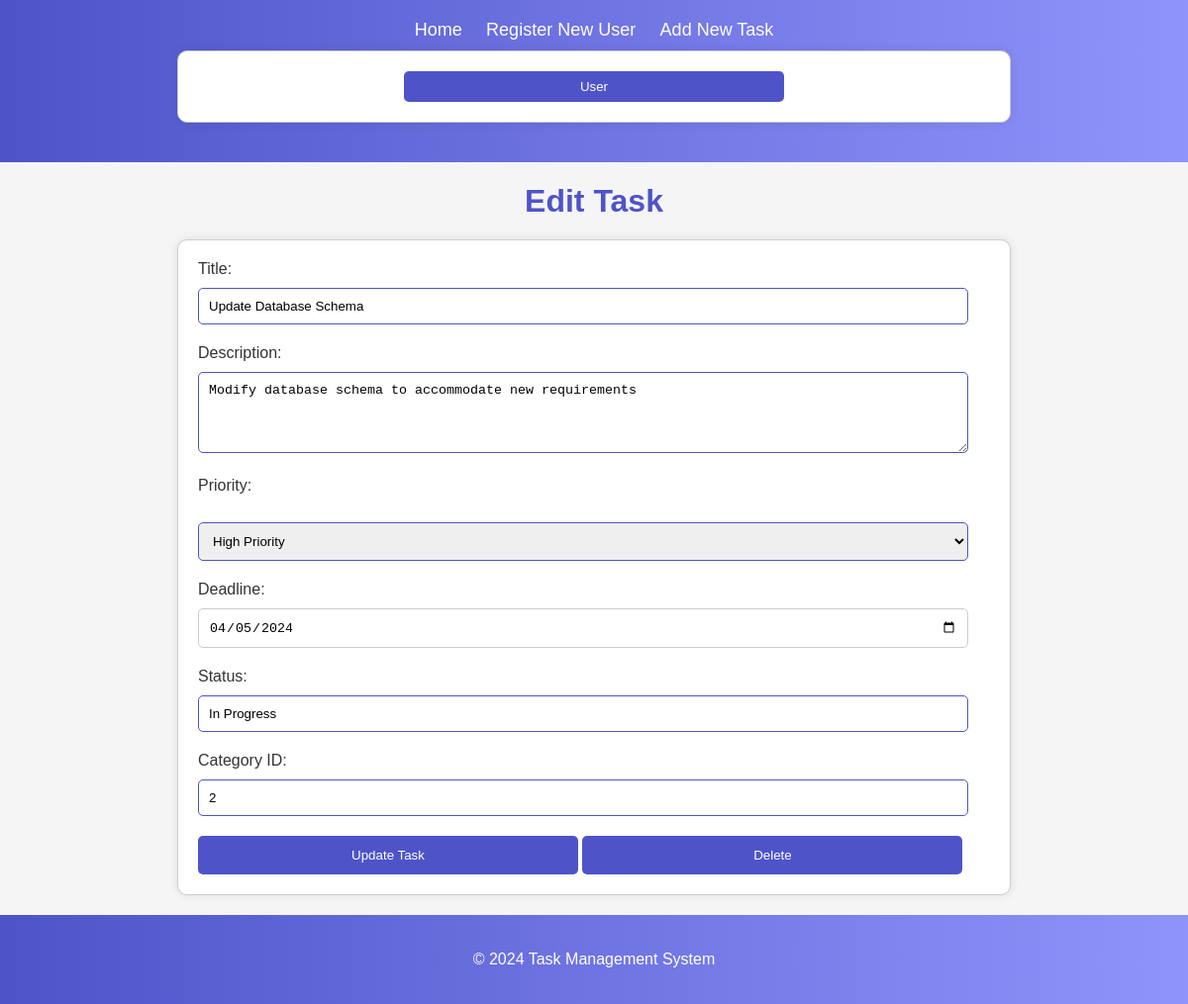
The page /edit_task.php?id=1 on the database its author committed.
### tables this page shows
CREATE TABLE Task (
    task_id INT AUTO_INCREMENT PRIMARY KEY,
    title VARCHAR(100) NOT NULL,
    description TEXT,
    priority VARCHAR(20),
    deadline DATE,
    status VARCHAR(20),
    category_id INT,
    user_id INT,
    FOREIGN KEY (category_id) REFERENCES Categories(category_id),
    FOREIGN KEY (user_id) REFERENCES User(user_id)
);

### edit_task.php (the view, shortened to what this page needs)
<!DOCTYPE html>
<html lang="en">
<head>
    <link rel="stylesheet" href="edit_task.css">
    <link rel="stylesheet" href="nav_footer.css">
</head>
<body>
<?php
require('connect.php');
require('nav.php');
if ($_SERVER['REQUEST_METHOD'] === 'POST' && isset($_POST['command'])) {
    if ($_POST['command'] === 'Update Task' && isset($_POST['task_id'])) {
        try {
            $title = filter_input(INPUT_POST, 'title', FILTER_SANITIZE_STRING);
            $description = $_POST['description'];
            $priority = filter_input(INPUT_POST, 'priority', FILTER_SANITIZE_STRING);
            $deadline = filter_input(INPUT_POST, 'deadline', FILTER_SANITIZE_STRING);
            $status = filter_input(INPUT_POST, 'status', FILTER_SANITIZE_STRING);
            $category_id = filter_input(INPUT_POST, 'category_id', FILTER_SANITIZE_NUMBER_INT);
            $task_id = filter_input(INPUT_POST, 'task_id', FILTER_SANITIZE_NUMBER_INT);
            $query = "UPDATE task SET title = :title, description = :description, priority = :priority,
                      deadline = :deadline, status = :status, category_id = :category_id
                      WHERE task_id = :task_id";
            $statement = $db->prepare($query);
            $statement->bindValue(':title', $title);
            $statement->bindValue(':description', $description);
            $statement->bindValue(':priority', $priority);
            $statement->bindValue(':deadline', $deadline);
            $statement->bindValue(':status', $status);
            $statement->bindValue(':category_id', $category_id, PDO::PARAM_INT);
            $statement->bindValue(':task_id', $task_id, PDO::PARAM_INT);
            $statement->execute();
            header("Location: index.php");
            exit;
        } catch (PDOException $e) {
            echo "Error: " . $e->getMessage();
        }
    } elseif ($_POST['command'] === 'Delete' && isset($_POST['task_id'])) {
        try {
            $task_id = filter_input(INPUT_POST, 'task_id', FILTER_SANITIZE_NUMBER_INT);
            $query = "DELETE FROM task WHERE task_id = :task_id";
            $statement = $db->prepare($query);
            $statement->bindValue(':task_id', $task_id, PDO::PARAM_INT);
            $statement->execute();
            header("Location: index.php");
            exit;
        } catch (PDOException $e) {
            echo "Error: " . $e->getMessage();
        }
    } elseif ($_POST['command'] === 'Add Task') {
    }
} elseif ($_SERVER['REQUEST_METHOD'] === 'GET' && isset($_GET['id'])) {
    try {
        $task_id = filter_input(INPUT_GET, 'id', FILTER_SANITIZE_NUMBER_INT);
        $query = "SELECT * FROM task WHERE task_id = :task_id";
        $statement = $db->prepare($query);
        $statement->bindValue(':task_id', $task_id, PDO::PARAM_INT);
        $statement->execute();
        $task = $statement->fetch();
?>
    <h1>Edit Task</h1>
    <form action="" method="POST">
        <label>Title: </label><input type="text" name="title" value="<?= $task['title'] ?>"><br>
        <label>Description: </label><textarea id="description" name="description" rows="4" cols="50"><?= $task['description'] ?></textarea><br>
        <label>Priority:</label><br>
        <select name="priority" required>
            <option value="High">High Priority</option>
        </select><br>
        <label>Deadline: </label><input type="date" name="deadline" value="<?= $task['deadline'] ?>"><br>
        <label>Status: </label><input type="text" name="status" value="<?= $task['status'] ?>"><br>
        <label>Category ID: </label><input type="number" name="category_id" value="<?= $task['category_id'] ?>"><br>
        <button type="submit" name="command" value="Update Task">Update Task</button>
        <button type="submit" name="command" value="Delete" onclick="return confirm('Are you sure you want to delete this task?')">Delete</button>
    </form>
    <?php include('footer.php'); ?>
</body>
</html>
<?php
    } catch (PDOException $e) {
        echo "Error: " . $e->getMessage();
    }
} else {
    echo "<p>No task selected.</p>";
}
?>

### edit_task.css (style rules this page uses)
body { font-family: Arial, sans-serif; margin: 0; padding: 0; background-color: #f5f5f5; }
h1 { text-align: center; color: #4e54c8; margin-bottom: 20px; }
form { align-items: center; width: 80%; max-width: 800px; margin: 0 auto; margin-bottom: 20px; padding: 20px; background-color: #ffffff; border: 1px solid #cccccc; border-radius: 10px; box-shadow: 0 0 10px rgba(0, 0, 0, 0.1); }
label { display: block; margin-bottom: 10px; color: #333; }
input[type="text"], input[type="number"], select, textarea { width: calc(100% - 22px); padding: 10px; margin-bottom: 20px; border: 1px solid #4e54c8; border-radius: 5px; box-sizing: border-box; }
input[type="date"] { width: calc(100% - 22px); padding: 10px; margin-bottom: 20px; border: 1px solid #ccc; border-radius: 5px; box-sizing: border-box; }
button[type="submit"] { width: 48%; padding: 12px; background-color: #4e54c8; color: #fff; border: none; border-radius: 5px; cursor: pointer; transition: background-color 0.3s; }

### rows shown on the page
task: title "Update Database Schema", description "Modify database schema to accommodate new requirements", deadline "04/05/2024", status "In Progress", category_id "2"
